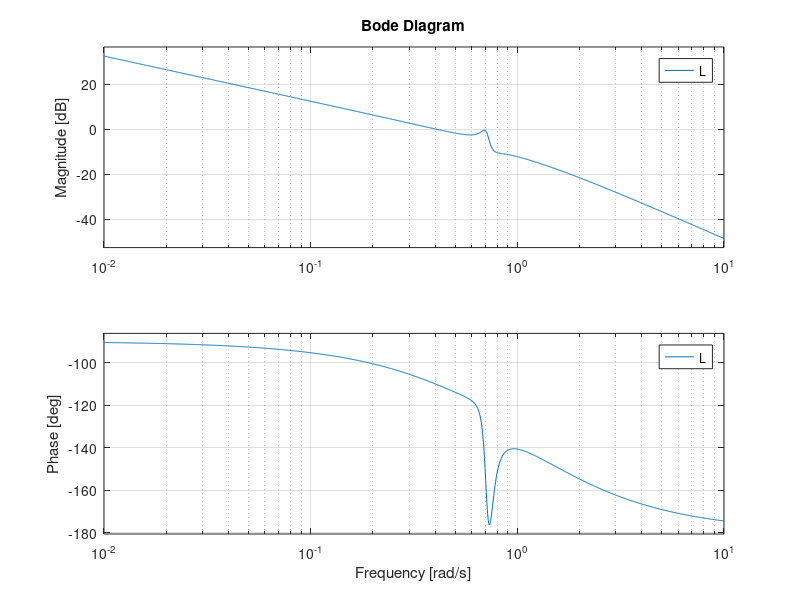
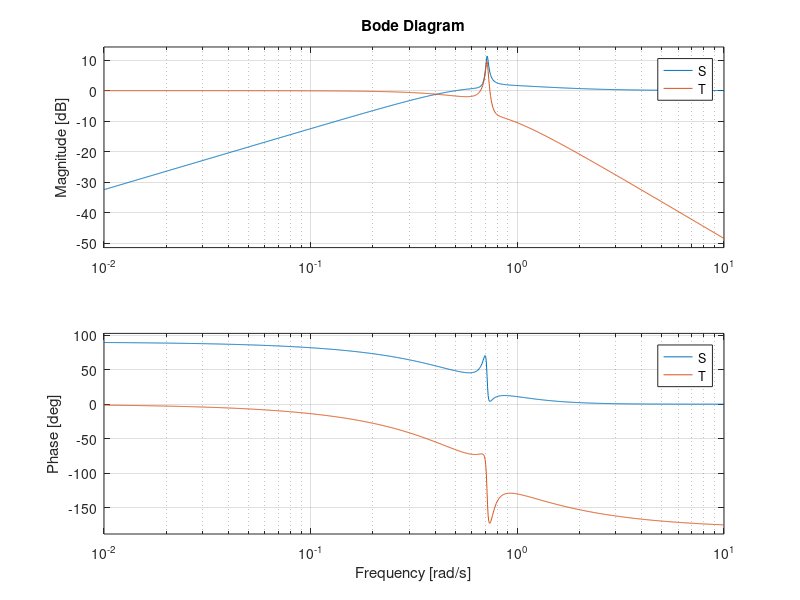
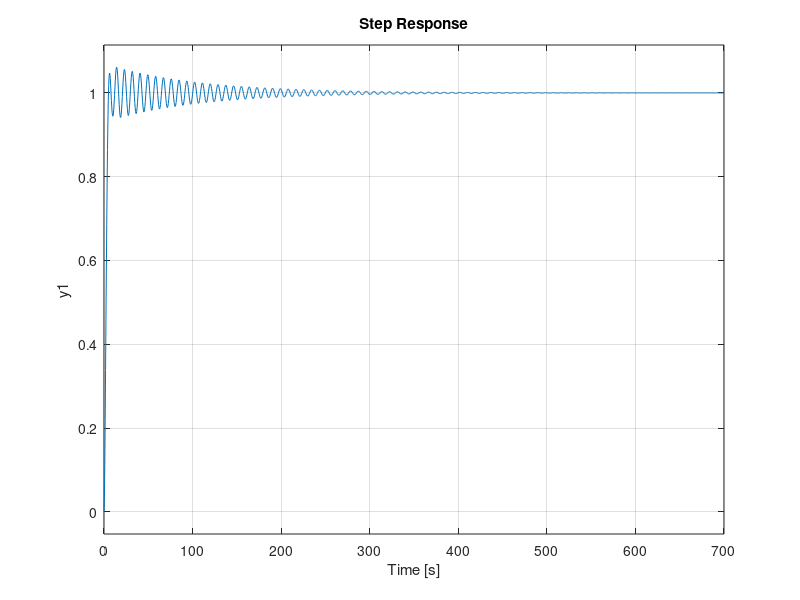

Reproduce these figures in MATLAB, in order.
clear all;close all;clc

s=tf('s')

L=0.38*(s^2+0.1*s + 0.55)/(s*(s+1)*(s^2+0.06*s + 0.5))

S = 1/(1+L)
T = 1-S % L/1+L

% optionss=myBodeOptions;
figure();bode(L)
figure();bode(S,T)
figure();step(T)